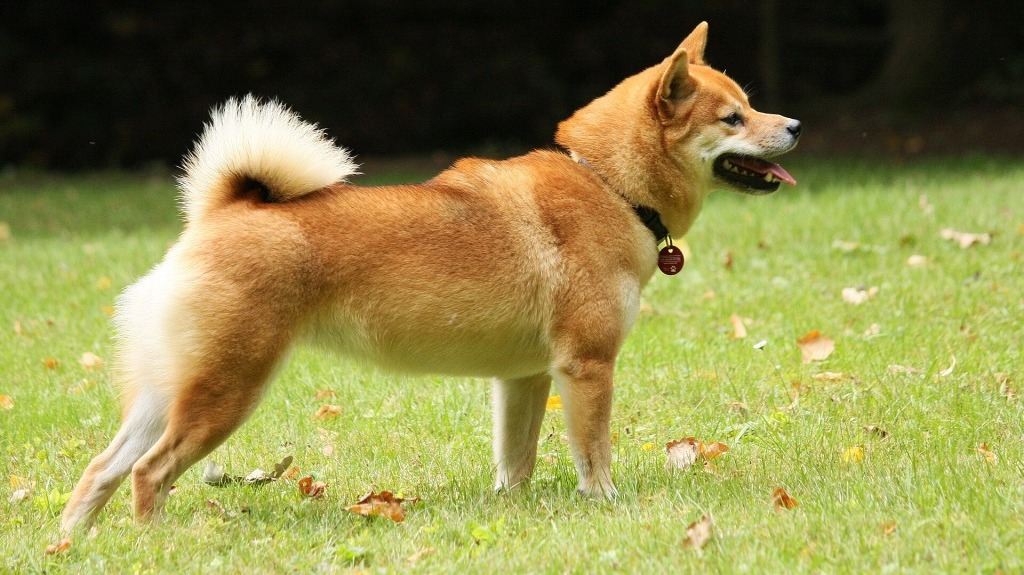
#> input picture Part_2/images/dog_1.jpg, 1024 x 575 px
$ python ex2b.py   (older library calls are emulated)
#> lines starting #> are read from the running program, lines starting #| are printed output that depends on the picture; after the words box and inside, x2 and y2 are one past the last pixel; in counts of white or black regions, pixels touching at a corner belong together
#!/usr/bin/env python3
# Shebang line" specifies the interpreter.

# imports --------------------
import cv2
import numpy as np

def showMask(window_name, image):
    image_to_show = image.astype(np.uint8)*255
    cv2.imshow(window_name, image_to_show)

# Main function
def main(): # this is our main function
    print("SAVI exercise")

    # relative path
    image = cv2.imread("images/dog_1.jpg")
#> image is the input picture: shape (575, 1024, 3); mean B, G, R 75.6, 136.7, 141.4
    height, width, channels = image.shape
#> height = 575; width = 1024; channels = 3
    image = cv2.resize(image, (round(width/2), round(height/2) ))
#> image: shape (288, 512, 3)
    cv2.imshow('Original', image)
    H,W,NC = image.shape
#> H = 288; W = 512; NC = 3

    # --------------------------------
    # Segment green color to isolate the grass
    # --------------------------------

    # conversion to hsv color model
    hsv_image = cv2.cvtColor(image, cv2.COLOR_BGR2HSV)
#> hsv_image: shape (288, 512, 3); mean H, S, V 29.4, 126.7, 147.5

    # split of the color channels
    h, s, v = cv2.split(hsv_image)
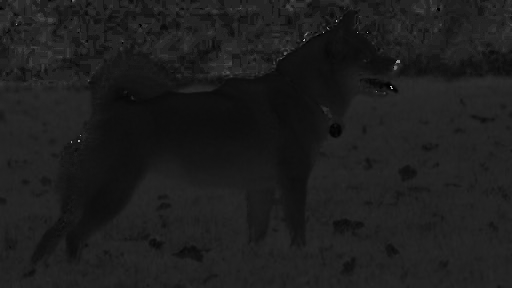
#> h: shape (288, 512); min 0, max 179, mean 29.4
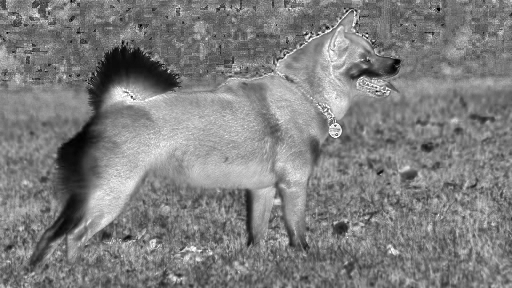
#> s: shape (288, 512); min 0, max 255, mean 126.7
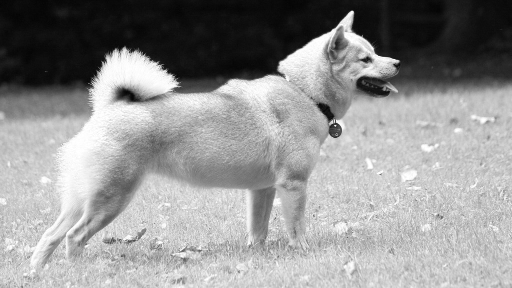
#> v: shape (288, 512); min 4, max 255, mean 147.5
    cv2.imshow('H', h)
    cv2.imshow('S', s)
    cv2.imshow('V', v)

    # get masks by imposing limits on the channels
    mask_h = np.logical_and( h >20, h <60) # assumming green color has hue 60
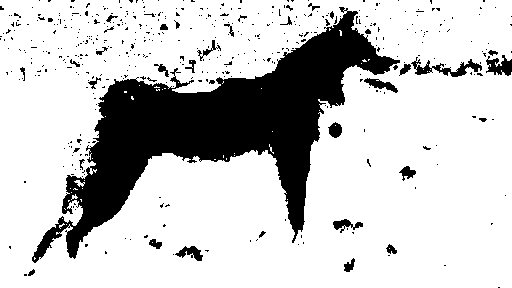
#> mask_h: shape (288, 512) bool; 78.6% white; 465 black regions (432 under 20 px), largest, box (x1, y1, x2, y2) and area: (32, 7, 400, 263) 27359, (411, 57, 482, 77) 485, (486, 55, 512, 76) 327
    showMask('mask_h', mask_h)

    mask_s = np.logical_and( s >100, s <255)
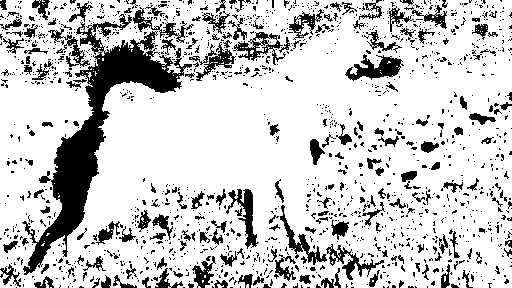
#> mask_s: shape (288, 512) bool; 79.7% white; 1520 black regions (1321 under 20 px), largest, box (x1, y1, x2, y2) and area: (22, 14, 192, 275) 8856, (345, 54, 404, 81) 768, (226, 189, 259, 249) 647
    showMask('mask_s', mask_s)

    mask_v = np.logical_and( v >60, v <255)
#> mask_v: shape (288, 512) bool; 75.3% white; 114 black regions (108 under 20 px), largest, box (x1, y1, x2, y2) and area: (0, 0, 512, 96) 35890, (119, 89, 141, 102) 153, (317, 103, 334, 121) 144, (334, 39, 340, 50) 38, (361, 57, 371, 62) 25, (330, 123, 338, 128) 22
    showMask('mask_v', mask_v)

    # Putting the mask alltoghether
    mask = np.logical_and(mask_h, mask_s)
#> mask: shape (288, 512) bool; 60.9% white; 1367 black regions (1188 under 20 px), largest, box (x1, y1, x2, y2) and area: (22, 0, 411, 276) 39193, (226, 189, 259, 249) 649, (326, 244, 384, 280) 540
    mask = np.logical_and(mask, mask_v)
#> mask: shape (288, 512) bool; 44.4% white; 78 white regions (72 under 20 px), largest, box (x1, y1, x2, y2) and area: (0, 66, 512, 288) 64827, (174, 83, 221, 93) 303, (350, 67, 358, 75) 40, (318, 99, 331, 107) 32, (377, 76, 392, 80) 29, (45, 280, 49, 288) 20

    showMask('mask', mask)

    # Post processing using morphological operations
    kernel = np.ones((5, 5), np.uint8)

    mask_uint8 = mask.astype(np.uint8)*255
    mask_dilated_uint8 = cv2.dilate(mask_uint8, kernel, iterations=2)
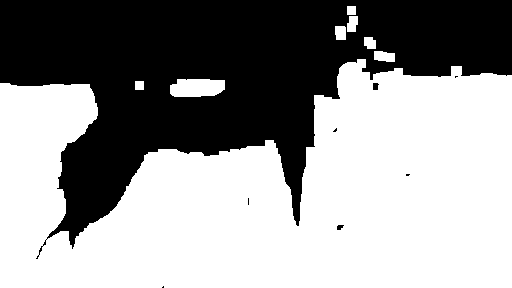
#> mask_dilated_uint8: shape (288, 512); 58.8% white; 8 black regions (5 under 20 px), largest, box (x1, y1, x2, y2) and area: (0, 0, 512, 259) 60647, (373, 83, 379, 90) 36, (337, 225, 344, 230) 26
    mask_dilated = (mask_dilated_uint8.astype(float)/255).astype(np.bool)

    #cv2.imshow("mask_dilated", mask_dilated_uint8)
    showMask('dilated mask', mask_dilated)

    # to get the mask of thedog we negate the mask of the grass,
    # assuming the image contains only dog and grass
    mask_dog = np.logical_not(mask_dilated)


    showMask('dog mask', mask_dog)

    mask_dog_uint8 = mask_dog.astype(np.uint8) * 255
    dog_in_color = cv2.bitwise_and(image, image, mask=mask_dog_uint8)
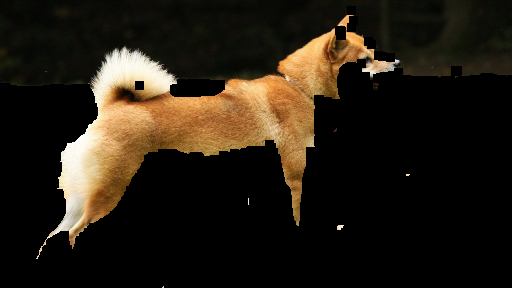
#> dog_in_color: shape (288, 512, 3); mean B, G, R 19.3, 30.5, 38.5

    cv2.imshow("Dog in original colors", dog_in_color)


    cv2.waitKey(0)


if __name__ == "__main__":
    main()

$ run again, with Part_2/images/dog_2.jpg copied over Part_2/images/dog_1.jpg
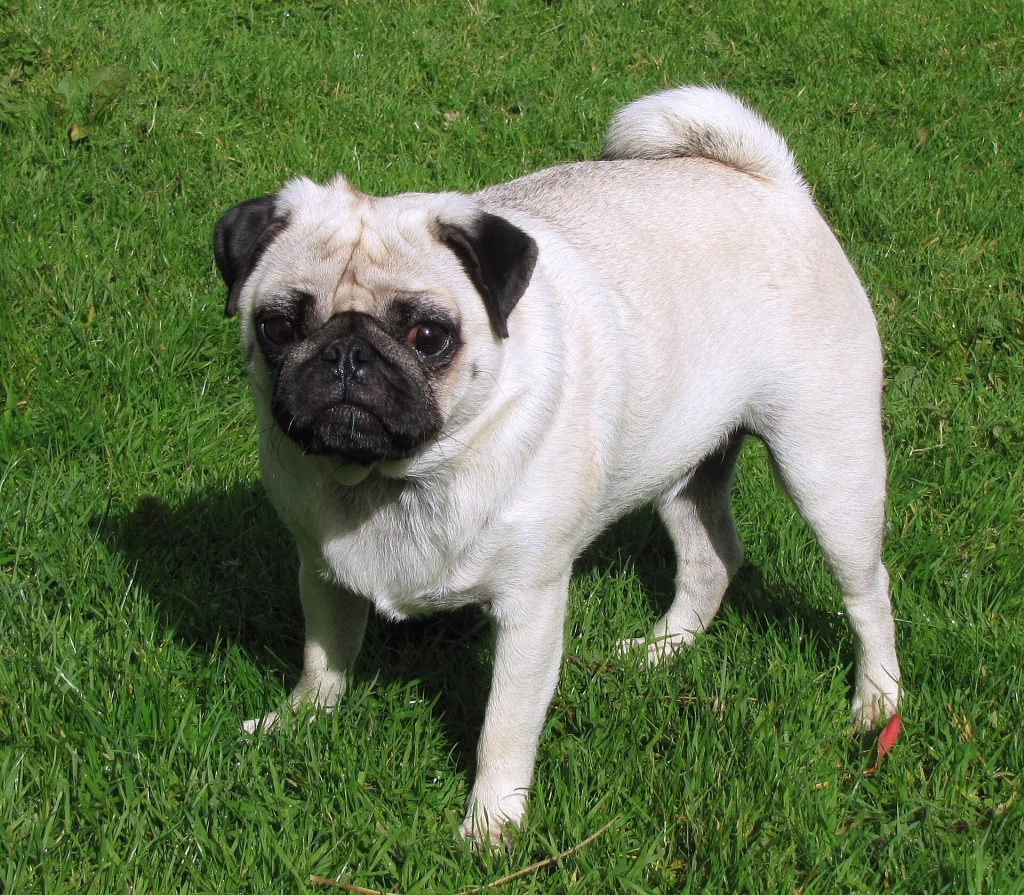
#> input picture Part_2/images/dog_2.jpg, 1024 x 895 px
#> in main, image is the input picture: shape (895, 1024, 3); mean B, G, R 79.7, 119.8, 101.4
#> image: shape (448, 512, 3)
#> hsv_image: shape (448, 512, 3); mean H, S, V 55.6, 110, 121.6
#> in main, `mask_h = np.logical_and( h >20, h <60)`:
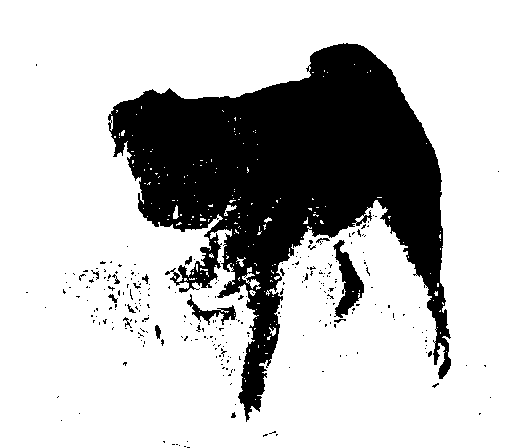
#> mask_h: shape (448, 512) bool; 75% white; 276 black regions (261 under 20 px), largest, box (x1, y1, x2, y2) and area: (108, 43, 451, 422) 54457, (333, 240, 364, 318) 1073, (187, 294, 236, 325) 431
#> mask_s: shape (448, 512) bool; 64.1% white; 1401 black regions (1386 under 20 px), largest, box (x1, y1, x2, y2) and area: (66, 38, 454, 429) 78622, (119, 353, 142, 369) 167, (306, 318, 323, 330) 84
#> mask_v: shape (448, 512) bool; 86.8% white; 1854 black regions (1798 under 20 px), largest, box (x1, y1, x2, y2) and area: (44, 240, 248, 398) 10987, (123, 146, 230, 262) 6358, (343, 212, 424, 336) 2175
#> image_to_show: shape (448, 512); 58.2% white; 2140 black regions (2054 under 20 px), largest, box (x1, y1, x2, y2) and area: (44, 38, 454, 429) 86017, (119, 351, 142, 369) 194, (336, 412, 356, 438) 177
#> mask_dilated_uint8: shape (448, 512); 68.2% white; 2 black regions (1 under 20 px), largest, box (x1, y1, x2, y2) and area: (54, 45, 447, 413) 72981
#> in main, `dog_in_color = cv2.bitwise_and(image, image, mask=mask_dog_uint8)`:
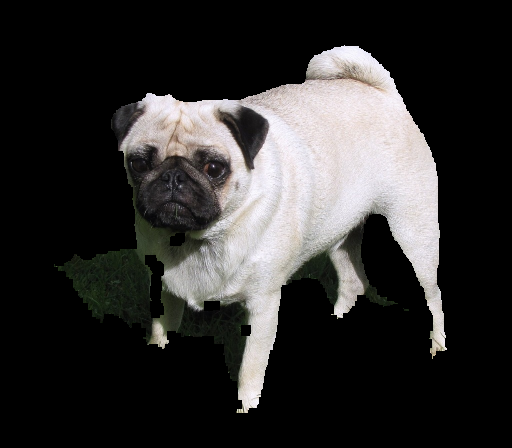
#> dog_in_color: shape (448, 512, 3); mean B, G, R 48.8, 49.5, 50.7

$ run again, with Part_2/images/dog_3.jpg copied over Part_2/images/dog_1.jpg
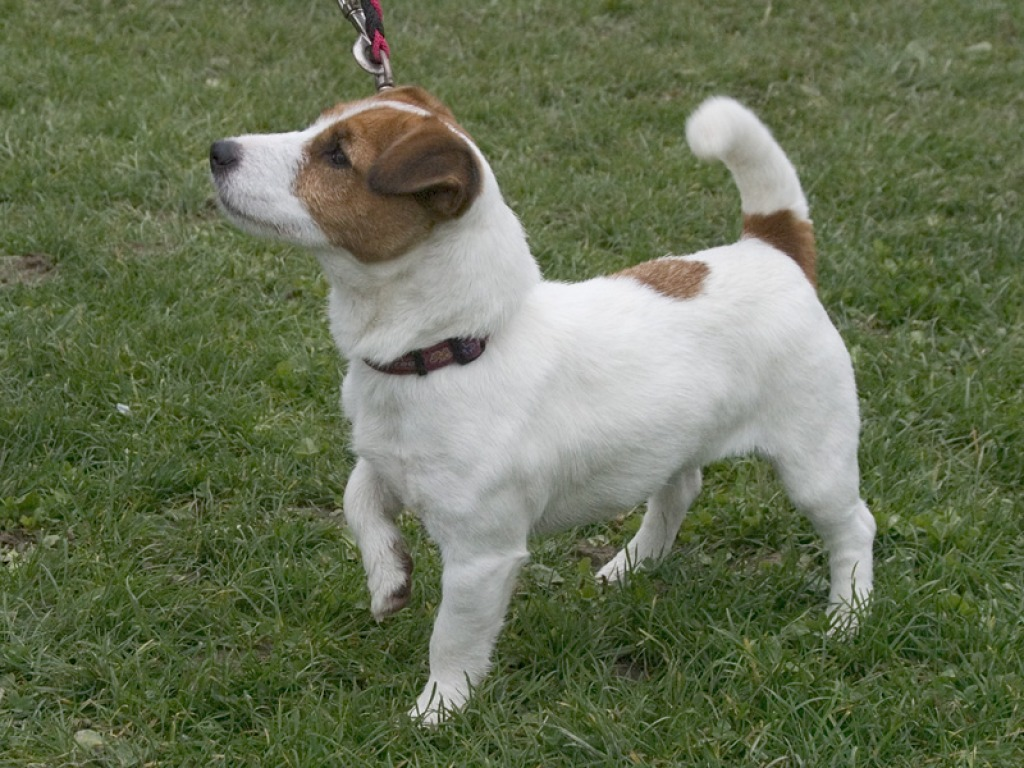
#> input picture Part_2/images/dog_3.jpg, 1024 x 768 px
#> in main, image is the input picture: shape (768, 1024, 3); mean B, G, R 84, 112.7, 103.2
#> image: shape (384, 512, 3)
#> hsv_image: shape (384, 512, 3); mean H, S, V 46.5, 82.7, 113.8
#> in main, `mask_h = np.logical_and( h >20, h <60)`:
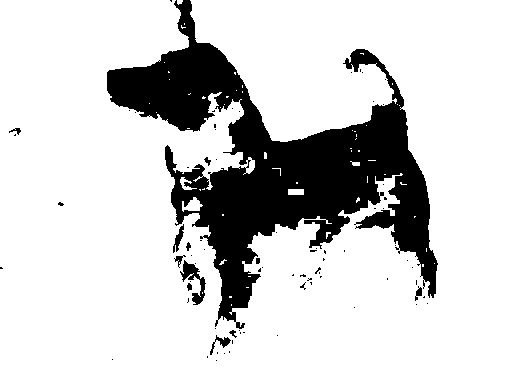
#> mask_h: shape (384, 512) bool; 81.7% white; 78 black regions (66 under 20 px), largest, box (x1, y1, x2, y2) and area: (107, 0, 438, 329) 34854, (180, 260, 206, 305) 407, (173, 224, 184, 253) 128
#> mask_s: shape (384, 512) bool; 35.8% white; 926 white regions (760 under 20 px), largest, box (x1, y1, x2, y2) and area: (0, 130, 252, 384) 27781, (242, 175, 512, 384) 22248, (162, 44, 235, 131) 2479
#> mask_v: shape (384, 512) bool; 97% white; black in thin lines or dots
#> image_to_show: shape (384, 512); 97% white; black in thin lines or dots
#> image_to_show: shape (384, 512); 31.9% white; 1009 white regions (844 under 20 px), largest, box (x1, y1, x2, y2) and area: (0, 130, 220, 384) 25243, (242, 175, 512, 384) 18421, (412, 111, 494, 169) 1800
#> mask_dilated_uint8: shape (384, 512); 72% white; 73 black regions (42 under 20 px), largest, box (x1, y1, x2, y2) and area: (84, 0, 435, 361) 49010, (402, 0, 492, 54) 1693, (279, 6, 346, 36) 680
#> in main, `dog_in_color = cv2.bitwise_and(image, image, mask=mask_dog_uint8)`:
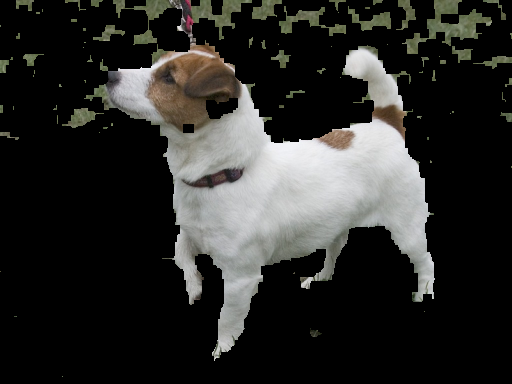
#> dog_in_color: shape (384, 512, 3); mean B, G, R 41.5, 43.7, 43.8

$ run again, with Part_2/images/dog_4.jpg copied over Part_2/images/dog_1.jpg
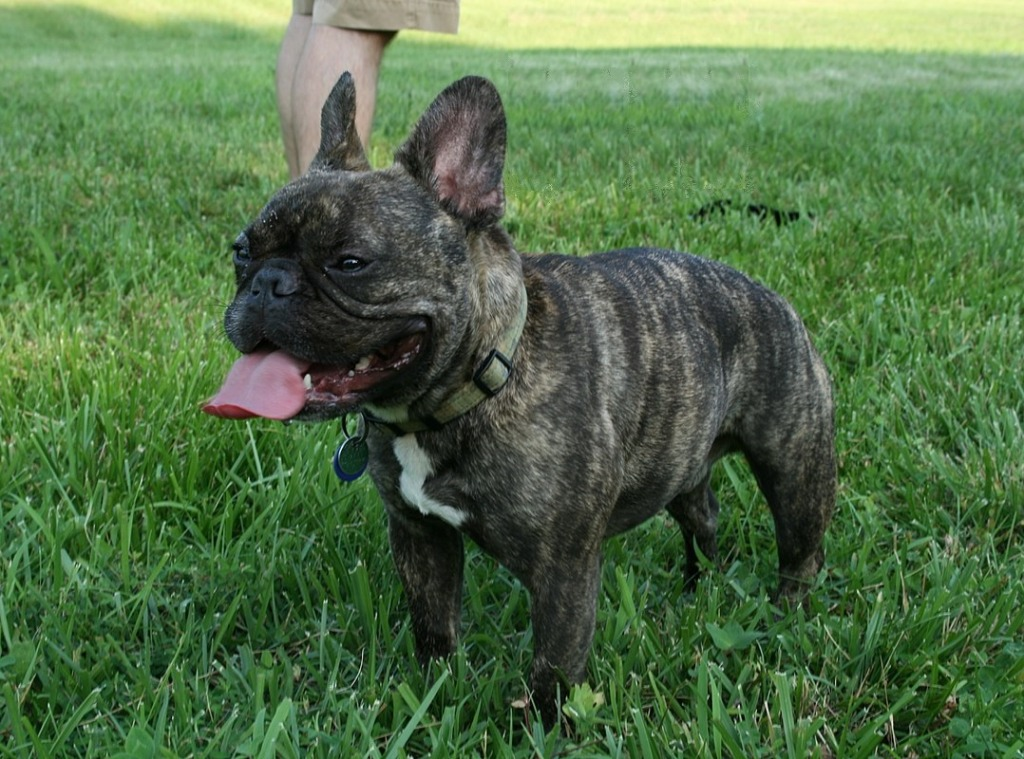
#> input picture Part_2/images/dog_4.jpg, 1024 x 759 px
#> in main, image is the input picture: shape (759, 1024, 3); mean B, G, R 71.2, 110.6, 81.2
#> image: shape (380, 512, 3)
#> hsv_image: shape (380, 512, 3); mean H, S, V 54.5, 97.5, 111.1
#> mask_h: shape (380, 512) bool; 76.3% white; 830 black regions (669 under 20 px), largest, box (x1, y1, x2, y2) and area: (102, 0, 267, 328) 12462, (251, 120, 414, 223) 5735, (91, 289, 191, 380) 3803
#> mask_s: shape (380, 512) bool; 48.8% white; 348 white regions (305 under 20 px), largest, box (x1, y1, x2, y2) and area: (0, 46, 269, 380) 46471, (252, 48, 512, 380) 44413, (172, 184, 227, 222) 567
#> mask_v: shape (380, 512) bool; 84.3% white; 1240 black regions (1135 under 20 px), largest, box (x1, y1, x2, y2) and area: (116, 92, 418, 374) 20424, (350, 147, 374, 184) 320, (220, 99, 253, 122) 264
#> image_to_show: shape (380, 512); 37.5% white; 436 white regions (365 under 20 px), largest, box (x1, y1, x2, y2) and area: (252, 48, 512, 380) 34596, (0, 46, 212, 380) 29751, (355, 227, 389, 290) 944
#> mask_dilated_uint8: shape (380, 512); 66.3% white; 23 black regions (19 under 20 px), largest, box (x1, y1, x2, y2) and area: (0, 0, 512, 359) 65388, (113, 322, 122, 339) 62, (113, 358, 118, 380) 37, (486, 370, 492, 375) 21
#> in main, `dog_in_color = cv2.bitwise_and(image, image, mask=mask_dog_uint8)`:
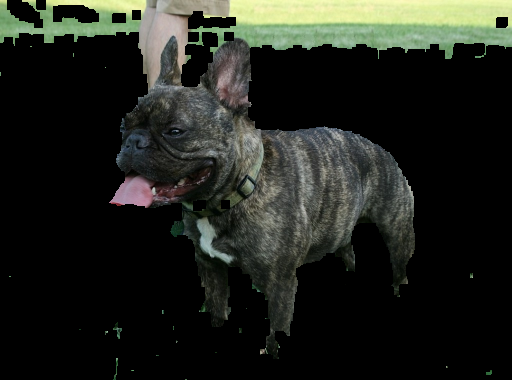
#> dog_in_color: shape (380, 512, 3); mean B, G, R 30.2, 36.5, 33.7
